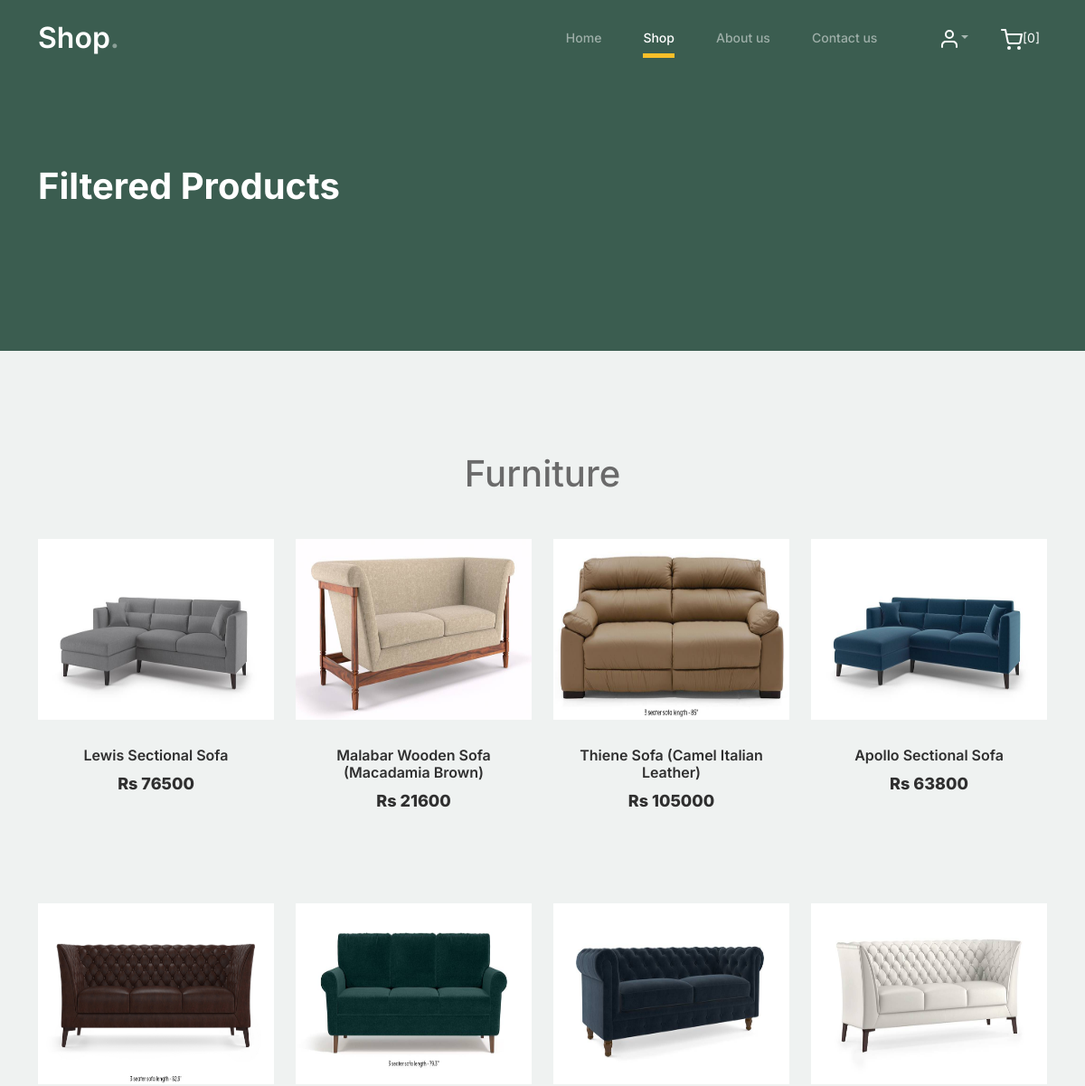
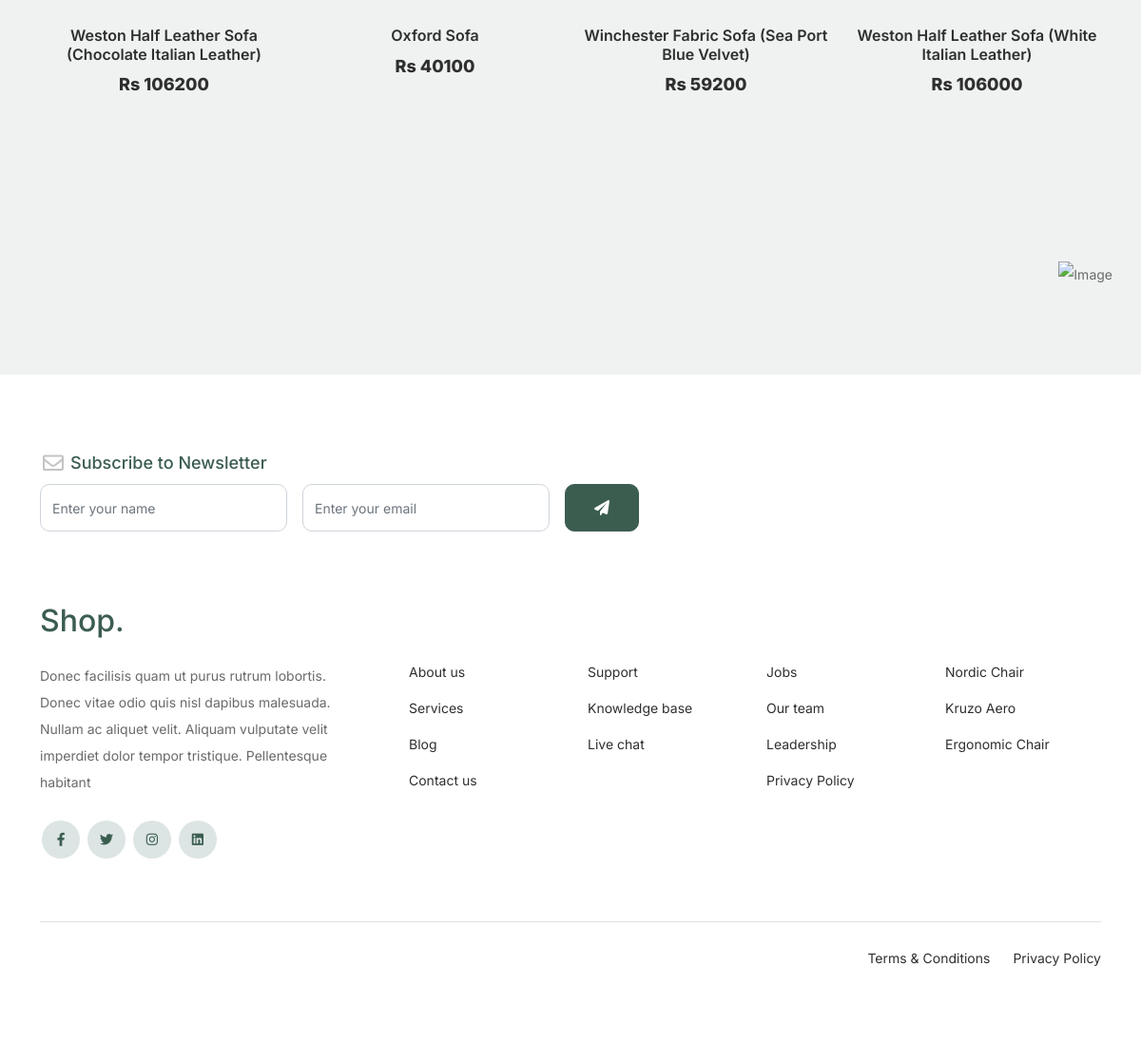
Page /filtered_products/Furniture/ (signed in) on the committed database (2 pictures, top to bottom).
### AdminApp/models.py (models this page shows)
class ProductDb(models.Model):
    product_name = models.CharField(max_length=100, unique=True)
    category_name = models.CharField(max_length=100, null=True, blank=True)
    sub_category_name = models.CharField(max_length=100, null=True, blank=True)
    Description = models.CharField(max_length=100, null=True, blank=True)
    price = models.IntegerField(null=True, blank=True)
    quantity = models.IntegerField(null=True, blank=True)
    product_image = models.ImageField(upload_to="Product Images", null=True, blank=True)

### WebApp/views.py (the view)
# urls.py: path('filtered_products/<cat>/', views.filtered_products, name="filtered_products"),
def filtered_products(request, cat):
    data = ProductDb.objects.filter(category_name=cat)
    cart_count = CartDb.objects.filter(Username=request.session['username']).count()
    category = cat
    return render(request, "filtered_products.html", {'data': data, 'category': category, 'cart_count': cart_count})

### WebApp/templates/filtered_products.html (shortened to what this page needs)
<!doctype html>
{%load static %}
<html lang="en">
<head>
    <link href="{% static 'shopstyle/css/bootstrap.min.css' %}" rel="stylesheet">
    <link href="https://cdnjs.cloudflare.com/ajax/libs/font-awesome/6.0.0-beta3/css/all.min.css" rel="stylesheet">
    <link href="{% static 'shopstyle/css/tiny-slider.css' %}" rel="stylesheet">
    <link href="{% static 'shopstyle/css/style.css' %}" rel="stylesheet">
</head>
<body>
<nav class="custom-navbar navbar navbar navbar-expand-md navbar-dark bg-dark" aria-label="Furni navigation bar">
    <div class="container">
        <a class="navbar-brand" href="{% url 'shop' %}">Shop<span>.</span></a>
        <div class="collapse navbar-collapse" id="navbarsFurni">
            <ul class="custom-navbar-nav navbar-nav ms-auto mb-2 mb-md-0">
                <li class="nav-item ">
                    <a class="nav-link" href="{% url 'home' %}">Home</a>
                </li>
                <li class="active"><a class="nav-link" href="{% url 'shop' %}">Shop</a></li>
                <li><a class="nav-link" href="{% url 'about' %}">About us</a></li>
                <li><a class="nav-link" href="{% url 'contact' %}">Contact us</a></li>
            </ul>
            <ul class="custom-navbar-cta navbar-nav mb-2 mb-md-0 ms-5">
                <li class="nav-item dropdown">
                    <a class="nav-link dropdown-toggle" data-bs-toggle="dropdown" href="#" role="button"
                       aria-expanded="false"><img src="{% static 'shopstyle/images/user.svg' %}"></a>
                </li>
                <li><a class="nav-link" href="{% url 'cart_page' %}"><img
                        src="{% static 'shopstyle/images/cart.svg' %}"><span style="color:white;">[{{cart_count}}]</span></a></li>
            </ul>
        </div>
    </div>
</nav>
<div class="hero">
    <div class="container">
        <div class="row justify-content-between">
            <div class="col-lg-5">
                <div class="intro-excerpt">
                    <h1>Filtered Products</h1>
                </div>
            </div>
            <div class="col-lg-7">
            </div>
        </div>
    </div>
</div>
<div class="untree_co-section product-section before-footer-section">
    <div class="container">
        <h1 class="text-center mb-5">{{category}}</h1>
        <div class="row">
            {% for d in data %}
            <div class="col-12 col-md-4 col-lg-3 mb-5">
                <a class="product-item" href="{% url 'single_product' pr_id=d.id %}">
                    <img src="{{d.product_image.url}}" style="height: 200px;" class="img-fluid product-thumbnail">
                    <h3 class="product-title">{{d.product_name}}</h3>
                    <strong class="product-price">Rs {{d.price}}</strong>
                </a>
            </div>
            {% endfor %}
        </div>
    </div>
</div>
<footer class="footer-section">
    <div class="container relative">
        <div class="sofa-img">
            <img src="{% static 'shopstyle/images/sofa.png' %}" alt="Image" class="img-fluid">
        </div>
        <div class="row">
            <div class="col-lg-8">
                <div class="subscription-form">
                    <h3 class="d-flex align-items-center"><span class="me-1"><img
                            src="{% static 'shopstyle/images/envelope-outline.svg' %}" alt="Image"
                            class="img-fluid"></span><span>Subscribe to Newsletter</span></h3>
                    <form action="#" class="row g-3">
                        <div class="col-auto">
                            <input type="text" class="form-control" placeholder="Enter your name">
                        </div>
                        <div class="col-auto">
                            <input type="email" class="form-control" placeholder="Enter your email">
                        </div>
                        <div class="col-auto">
                            <button class="btn btn-primary">
                                <span class="fa fa-paper-plane"></span>
                            </button>
                        </div>
                    </form>
                </div>
            </div>
        </div>
        <div class="row g-5 mb-5">
            <div class="col-lg-4">
                <div class="mb-4 footer-logo-wrap"><a href="#" class="footer-logo">Shop<span>.</span></a></div>
                <p class="mb-4">Donec facilisis quam ut purus rutrum lobortis. Donec vitae odio quis nisl dapibus
                    malesuada. Nullam ac aliquet velit. Aliquam vulputate velit imperdiet dolor tempor tristique.
                    Pellentesque habitant</p>
                <ul class="list-unstyled custom-social">
                    <li><a href="#"><span class="fa fa-brands fa-facebook-f"></span></a></li>
                    <li><a href="#"><span class="fa fa-brands fa-twitter"></span></a></li>
                    <li><a href="#"><span class="fa fa-brands fa-instagram"></span></a></li>
                    <li><a href="#"><span class="fa fa-brands fa-linkedin"></span></a></li>
                </ul>
            </div>
            <div class="col-lg-8">
                <div class="row links-wrap">
                    <div class="col-6 col-sm-6 col-md-3">
                        <ul class="list-unstyled">
                            <li><a href="#">About us</a></li>
                            <li><a href="#">Services</a></li>
                            <li><a href="#">Blog</a></li>
                            <li><a href="#">Contact us</a></li>
                        </ul>
                    </div>
                    <div class="col-6 col-sm-6 col-md-3">
                        <ul class="list-unstyled">
                            <li><a href="#">Support</a></li>
                            <li><a href="#">Knowledge base</a></li>
                            <li><a href="#">Live chat</a></li>
                        </ul>
                    </div>
                    <div class="col-6 col-sm-6 col-md-3">
                        <ul class="list-unstyled">
                            <li><a href="#">Jobs</a></li>
                            <li><a href="#">Our team</a></li>
                            <li><a href="#">Leadership</a></li>
                            <li><a href="#">Privacy Policy</a></li>
                        </ul>
                    </div>
                    <div class="col-6 col-sm-6 col-md-3">
                        <ul class="list-unstyled">
                            <li><a href="#">Nordic Chair</a></li>
                            <li><a href="#">Kruzo Aero</a></li>
                            <li><a href="#">Ergonomic Chair</a></li>
                        </ul>
                    </div>
                </div>
            </div>
        </div>
        <div class="border-top copyright">
            <div class="row pt-4">
                <div class="col-lg-6">
                </div>
                <div class="col-lg-6 text-center text-lg-end">
                    <ul class="list-unstyled d-inline-flex ms-auto">
                        <li class="me-4"><a href="#">Terms &amp; Conditions</a></li>
                        <li><a href="#">Privacy Policy</a></li>
                    </ul>
                </div>
            </div>
        </div>
    </div>
</footer>
</body>
</html>

### rows in the picture
ProductDb: product_image (picture), product_name "Lewis Sectional Sofa", price "76500"
ProductDb: product_image (picture), product_name "Malabar Wooden Sofa (Macadamia Brown)", price "21600"
ProductDb: product_image (picture), product_name "Thiene Sofa (Camel Italian Leather)", price "105000"
ProductDb: product_image (picture), product_name "Apollo Sectional Sofa", price "63800"
ProductDb: product_image (picture), product_name "Weston Half Leather Sofa (Chocolate Italian Leather)", price "106200"
ProductDb: product_image (picture), product_name "Oxford Sofa", price "40100"
ProductDb: product_image (picture), product_name "Winchester Fabric Sofa (Sea Port Blue Velvet)", price "59200"
ProductDb: product_image (picture), product_name "Weston Half Leather Sofa (White Italian Leather)", price "106000"

### other values in the picture
{{ cart_count }} "0"
{{ category }} "Furniture"
